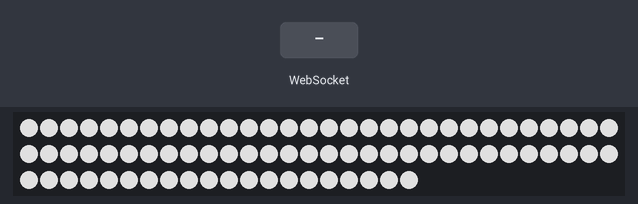
Simulated run of this sketch. Board: ESP32. Shown: 80 RGB LEDs in strip order, left to right, continuing on the next row. The test bench sets the inputs (shaded band). Dim RGB values are drawn brighter than linear; WiFi joins after 1.5 s; servers stay silent unless stated.

Above: at 9.4 s.
9.5 s: WebSocket text "OFF" received
At 18.67 s:
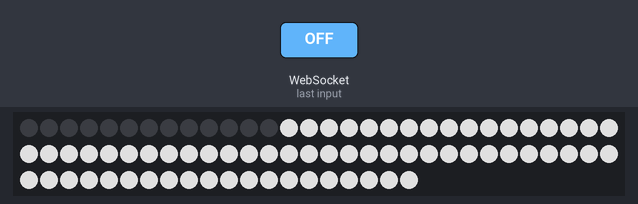
At 26.5 s:
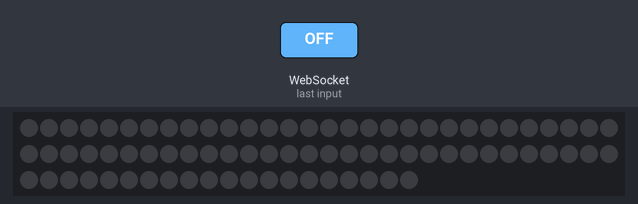

Measured:
- after the input at 9.5 s, the LEDs: first change after 7.9 s (image 1 shows a later state)

The sketch:

ws2812.ino
```cpp
#include "Freenove_WS2812_Lib_for_ESP32.h"
#include <WiFi.h>
#include <ESPAsyncWebServer.h> //引入相应库

#define LEDS_COUNT  80    //彩灯数目
#define LEDS_PIN  2    //ESP32控制ws2812的引脚
#define CHANNEL   0    //控制通道，最多8路

Freenove_ESP32_WS2812 strip = Freenove_ESP32_WS2812(LEDS_COUNT, LEDS_PIN, CHANNEL, TYPE_GRB);//申请一个彩灯控制对象

u8 m_color[5][3] = { {255, 0, 0}, {0, 255, 0}, {0, 0, 255}, {255, 255, 255}, {0, 0, 0} };//彩灯颜色数组
int delayval = 100;     //逐个彩灯显示间隔时间
int state = 1;

const char* ssid_STA = "小荔枝1";
const char* password_STA = "767701qa";

AsyncWebServer server(80); // 声明WebServer对象
AsyncWebSocket ws("/"); // WebSocket对象，url为/

String indexhtml = String("") +
                   "<!DOCTYPE html>\n" +
                   "<head>\n" +
                   "    <meta charset=\"UTF-8\">\n" +
                   "    <title>s]Smoke Lamp</title>\n" +
                   "    <script>\n" +
                   "        var ws;\n" +
                   "        if (\"WebSocket\" in window) {\n" +
                   "            ws = new WebSocket(\"ws://\" + window.location.host + \"/\"); // 建立WebSocket连接\n" +
                   "            ws.onopen = function () { // 连接建立成功时触发\n" +
                   "                document.getElementById(\"info\").innerHTML += \"WebSocket连接成功！\" + \"<br>\";\n" +
                   "                ws.send(\"connect ok!\"); // 向服务器发送数据\n" +
                   "            };\n" +
                   "            ws.onmessage = function (evt) { // 收到服务器数据时触发\n" +
                   "                document.getElementById(\"info\").innerHTML += evt.data + \"<br>\";\n" +
                   "            };\n" +
                   "            ws.onerror = function () { // 发生错误时触发\n" +
                   "                document.getElementById(\"info\").innerHTML += \"通讯发送错误！\" + \"<br>\";\n" +
                   "            };\n" +
                   "            ws.onclose = function () { // 连接关闭时触发\n" +
                   "                document.getElementById(\"info\").innerHTML += \"WebSocketTest连接已关闭！\" + \"<br>\";\n" +
                   "            };\n" +
                   "        }\n" +
                   "        else {\n" +
                   "            document.getElementById(\"info\").innerHTML = \"浏览器不支持 WebSocket！\";\n" +
                   "        }\n" +
                   "        function send_on() {\n" +
                   "            ws.send(\"ON\"); // 向服务器发送数据\n" +
                   "        }\n" +
                   "        function send_off() {\n" +
                   "            ws.send(\"OFF\"); // 向服务器发送数据\n" +
                   "        }\n" +
                   "    </script>\n" +
                   "</head>\n" +
                   "<body>\n" +
                   "    <h1>DuoDuo's Smoke Lamp</h1><p>"+
                   "         <h2>DuoDuo's Smoke Lamp</h2>"+
                   "    <button onmousedown = send_on()>开灯</button>\n" +
                   "    <button onmousedown = send_off()>关灯</button>\n" +
                   "    <h3>实时调试信息:</h3>\n" +
                   "    <h3><div id=\"info\"></div></h3>\n" +
                   "</body>\n" +
                   "</html>\n";
void wifi_init()
{
    WiFi.disconnect();
    WiFi.mode(WIFI_STA);
    WiFi.begin(ssid_STA,password_STA);//连接到指定路由
    ws.onEvent(onEventHandle); // 绑定回调函数
    server.addHandler(&ws);    // 将WebSocket添加到服务器中
    server.on("/", HTTP_GET, [](AsyncWebServerRequest *request) { //注册链接"/"与对应回调函数（匿名函数形式声明）
      request->send(200, "text/html", indexhtml);                //向客户端发送响应和内容
    });
    server.begin(); //启动websocket服务器
}

// WebSocket事件回调函数
void onEventHandle(AsyncWebSocket *server, AsyncWebSocketClient *client, AwsEventType type, void *arg, uint8_t *data, size_t len)
{
  if (type == WS_EVT_CONNECT) // 有客户端建立连接
  {
        client->printf("Hello Client %u !", client->id()); // 向客户端发送数据
        client->ping();                                    // 向客户端发送ping
  }
  else if (type == WS_EVT_DATA) // 收到来自客户端的数据
  {
        AwsFrameInfo *info = (AwsFrameInfo *)arg;
        data[len] = 0;
        String datacome=(char *)data;

        if(datacome.indexOf("ON")>=0)
        {
           state = 1;
           ws.textAll("Lamp is 开灯");
        }
        else if(datacome.indexOf("OFF")>=0)
        {
           state = 0;
           ws.textAll("Lamp is 关灯");
        }

  }
}
void setup()
{
  wifi_init();
  strip.begin();      //初始化彩灯控制引脚
  strip.setBrightness(4000);//设置彩灯亮度
}
void loop()
{
  if(state)
  {
    for (int i = 0; i < LEDS_COUNT; i++)
    {
      strip.setLedColorData(i, 255, 255, 255);//指定彩灯显示的颜色
      strip.show();//显示彩灯，不调用时彩灯不显示
      delay(delayval);
    }
  }
  else
  {
    for (int i = 0; i < LEDS_COUNT; i++)
    {
      strip.setLedColorData(i, 0, 0, 0);//指定彩灯显示的颜色
      strip.show();//显示彩灯，不调用时彩灯不显示
      delay(delayval);
    }
  }
  delay(500);
}
```
